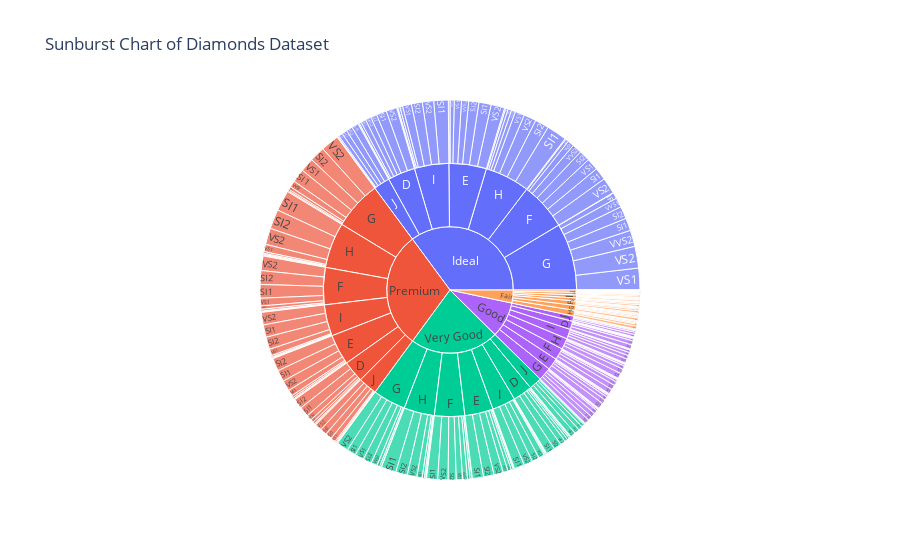

The notebook cell saved with this chart:
### Markdown cell above
### SUNBURST

### Code cell
fig = px.sunburst(df, path=['cut', 'color', 'clarity'], values='price', title='Sunburst Chart of Diamonds Dataset')
fig.show()

### Figure 1 — Plotly figure (JSON) as saved in the notebook; plotly's stock layout.template omitted (floating-point values rounded to 4 significant figures; data arrays with more than 128 entries replaced by an {"elided": "..."} marker saying what was removed)
{"data": [{"branchvalues": "total", "domain": {"x": [0, 1], "y": [0, 1]}, "hovertemplate": "labels=%{label}<br>price=%{value}<br>parent=%{parent}<br>id=%{id}<extra></extra>", "ids": {"elided": "316 str values"}, "labels": {"elided": "316 str values"}, "name": "", "parents": {"elided": "316 str values"}, "type": "sunburst", "values": {"elided": "316 int values"}}], "layout": {"legend": {"tracegroupgap": 0}, "title": {"text": "Sunburst Chart of Diamonds Dataset"}}}
